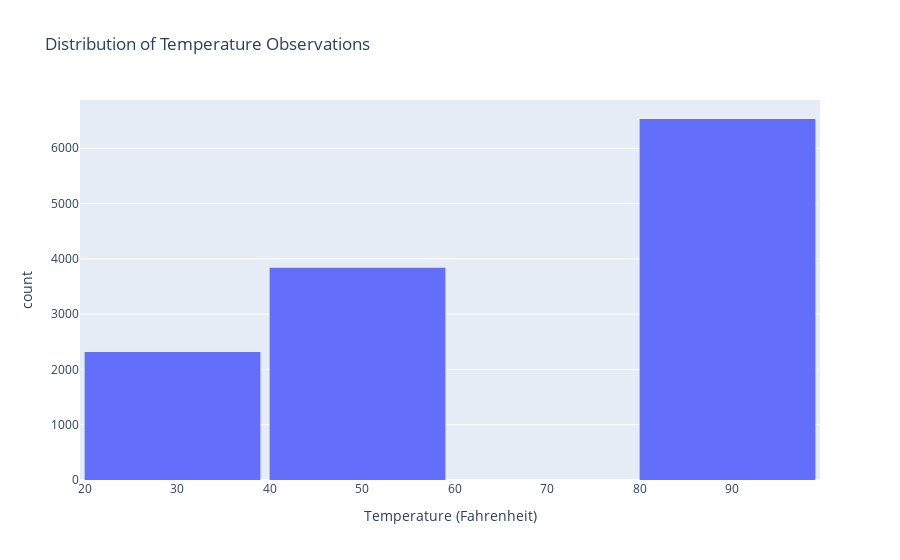

The notebook cell saved with this chart:
### Markdown cell above
6. Use a histogram to visualize the temperature column.

### Code cell
# Unique Temperature Values: [30, 55, 80]
temp_values = df['temperature'].unique()

# print the unique temperatue values
print(df['temperature'].value_counts().sort_values(ascending=True))

# Create a histogram using Plotly Express
fig = px.histogram(
    df,
    x='temperature',
    nbins=len(temp_values), # Use a bin for each unique temperature value
    title='Distribution of Temperature Observations',
    labels={'temperature': 'Temperature (Fahrenheit)', 'count': 'Frequency (Number of Observations)'}
)

# Customize layout for better appearance
fig.update_layout(bargap=0.05)
fig.update_xaxes(dtick=10) # Set tick marks every 10 degrees

# autosize the plot layout
fig.update_layout(autosize=True)
fig.show()
fig.write_image("./images/temperature_histogram.png")

### Figure 1 — Plotly figure (JSON) as saved in the notebook; plotly's stock layout.template omitted (floating-point values rounded to 4 significant figures; data arrays with more than 128 entries replaced by an {"elided": "..."} marker saying what was removed)
{"data": [{"bingroup": "x", "hovertemplate": "Temperature (Fahrenheit)=%{x}<br>count=%{y}<extra></extra>", "legendgroup": "", "marker": {"color": "#636efa", "pattern": {"shape": ""}}, "name": "", "nbinsx": 3, "orientation": "v", "showlegend": false, "type": "histogram", "x": {"elided": "12684 int values"}, "xaxis": "x", "yaxis": "y"}], "layout": {"autosize": true, "bargap": 0.05, "barmode": "relative", "legend": {"tracegroupgap": 0}, "title": {"text": "Distribution of Temperature Observations"}, "xaxis": {"anchor": "y", "domain": [0, 1], "dtick": 10, "title": {"text": "Temperature (Fahrenheit)"}}, "yaxis": {"anchor": "x", "domain": [0, 1], "title": {"text": "count"}}}}
